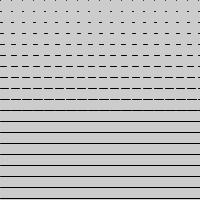
Frame 1 (no input)
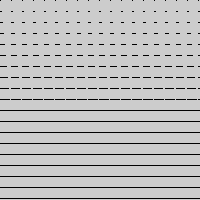
Frame 60 (the mouse pressed at the canvas centre just before this capture)
Frame 120 (the mouse held since frame 60 and released just before this capture): identical to frame 60, image omitted

The Processing sketch that drew these frames (run headless with seeded random() and noise(); from frame 60 on, the mouse is pressed at the canvas centre):

// Processing sketch: processing_14601
// ── processing_14601.pde

void setup(){
size(200,200);
}
void draw(){
  for (int i = 0; i < 150; i = i+1) {
  for (int j = 0; j < 150; j = j+1) {
    line (j*11,i*11,j*11+i,i*11);
  }
}
}
